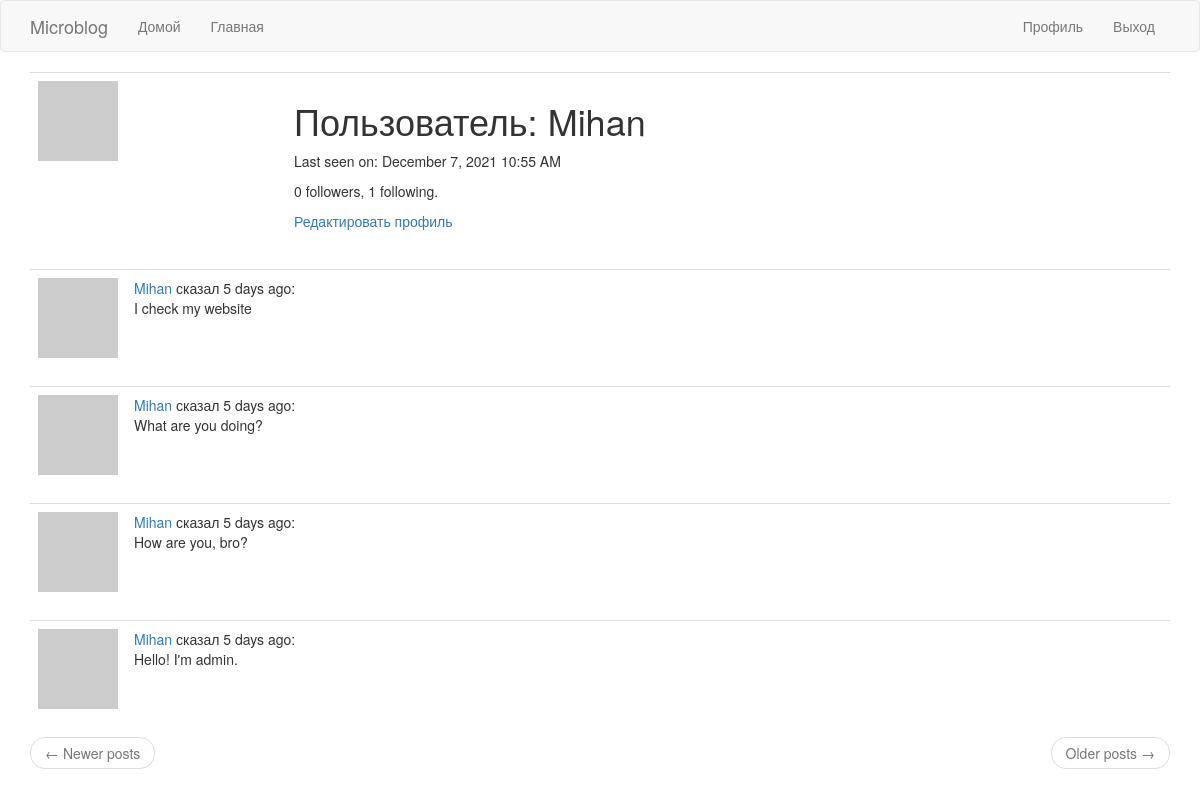
Before: /user/Mihan (signed in) with the older database file.
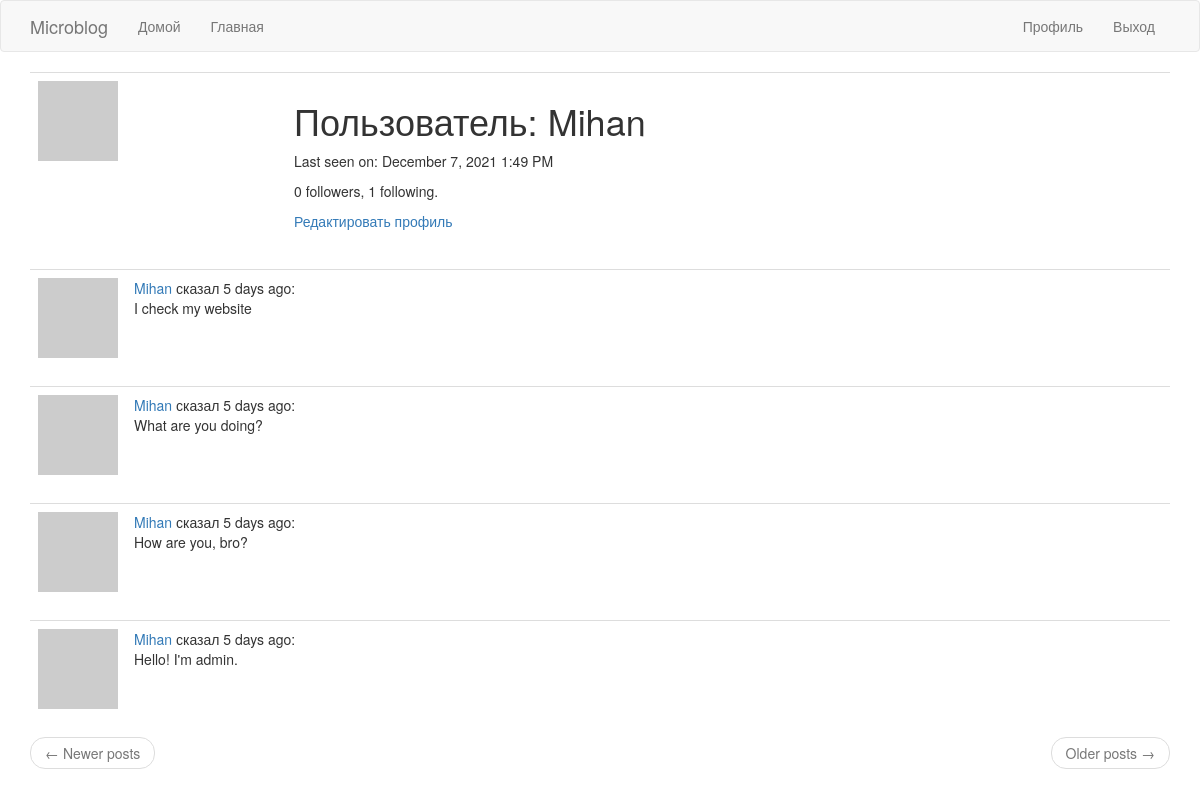
After: the same page with the newer database file.
### app/models.py (models this page shows, shortened)
class User(UserMixin, db.Model):  # таблица пользователей в БД
    id = db.Column(db.Integer, primary_key=True)
    username = db.Column(db.String(64), index=True, unique=True)
    email = db.Column(db.String(120), index=True, unique=True)
    password_hash = db.Column(db.String(128))
    posts = db.relationship('Post', backref='author', lazy='dynamic')
    about_me = db.Column(db.String(140))
    last_seen = db.Column(db.DateTime, default=datetime.utcnow)
    followed = db.relationship(
        'User', secondary=followers,  # secondary - таблица конфигураций
        primaryjoin=(followers.c.follower_id == id),  # условие связывающее с левой стороны(follower)
        secondaryjoin=(followers.c.followed_id == id),  # условие связывающее с правой стороны(followed)
        backref=db.backref('followers', lazy='dynamic'), lazy='dynamic'
    )
    def avatar(self, size):  # изображение аватара
        digest = md5(self.email.lower().encode(
            'utf-8')).hexdigest()  # конвертирование почты в нижний регистр, далее в 16-ю строку
        return 'https://www.gravatar.com/avatar/{}?d=identicon&s={}'.format(digest, size)

class Post(db.Model):  # таблица постов в БД
    id = db.Column(db.Integer, primary_key=True)
    body = db.Column(db.String(140))
    timestamp = db.Column(db.DateTime, index=True, default=datetime.utcnow)
    user_id = db.Column(db.Integer, db.ForeignKey('user.id'))

### app/main/routes.py (the view)
@bp.route('/user/<username>')  # username динамический компонент
@login_required  # только для зарегистрированных пользователей
def user(username):  # логика страницы пользователя
    user = User.query.filter_by(username=username).first_or_404()  # загрузка пользователя\выдача ошибки 404
    page = request.args.get('page', 1, type=int)  # логика страниц
    posts = user.posts.order_by(Post.timestamp.desc()).paginate(  # отображение постов
        page, current_app.config['POSTS_PER_PAGE'], False)
    next_url = url_for('main.user', username=user.username, page=posts.next_num) \
        if posts.has_next else None
    prev_url = url_for('main.user', username=user.username, page=posts.prev_num) \
        if posts.has_prev else None
    return render_template('user.html', user=user, posts=posts.items,
                           next_url=next_url, prev_url=prev_url)

### app/main/routes.py (called while the page is built)
@bp.before_request  # последняя активность пользователя
def before_request():  # логика последней активности пользователя
    if current_user.is_authenticated:  # проверка на авторизацию
        current_user.last_seen = datetime.utcnow()
        db.session.commit()

### app/models.py (called while the page is built)
@login.user_loader  # регистрирование пользовательского загрузчика
def load_user(id):
    return User.query.get(int(id))

### app/templates/user.html (shortened to what this page needs)
{% extends "base.html" %}
{% block app_content %}
    <table class="table table-hover">
        <tr>
            <td width="256px"><img src="{{ user.avatar(256) }}"></td>
            <td>
                <h1>Пользователь: {{ user.username }}</h1>
                {% if user.last_seen %}<p>Last seen on: {{ moment(user.last_seen).format('LLL') }}</p>{% endif %}
                <p>{{ user.followers.count() }} followers, {{ user.followed.count() }} following.</p>
                {% if user == current_user %}
                <p><a href="{{ url_for('main.edit_profile') }}">Редактировать профиль</a></p>
                {% endif %}
            </td>
        </tr>
    </table>
    {% for post in posts %}
        {% include '_post.html' %}
    {% endfor %}
    <nav aria-label="...">
        <ul class="pager">
            <li class="previous{% if not prev_url %} disabled{% endif %}">
                <a href="{{ prev_url or '#' }}">
                    <span aria-hidden="true">&larr;</span> Newer posts
                </a>
            </li>
            <li class="next{% if not next_url %} disabled{% endif %}">
                <a href="{{ next_url or '#' }}">
                    Older posts <span aria-hidden="true">&rarr;</span>
                </a>
            </li>
        </ul>
    </nav>
{% endblock %}

### app/templates/base.html (shortened to what this page needs)
{% extends 'bootstrap/base.html' %}
{% block navbar %}
    <nav class="navbar navbar-default">
        <div class="container">
            <div class="navbar-header">
                <a class="navbar-brand" href="{{ url_for('main.index') }}">Microblog</a>
            </div>
            <div class="collapse navbar-collapse" id="bs-example-navbar-collapse-1">
                <ul class="nav navbar-nav">
                    <li><a href="{{ url_for('main.index') }}">Домой</a></li>
                    <li><a href="{{ url_for('main.explore') }}">Главная</a></li>
                </ul>
                <ul class="nav navbar-nav navbar-right">
                    {% if current_user.is_anonymous %}
                    <li><a href="{{ url_for('auth.login') }}">Вход</a></li>
                    {% else %}
                    <li><a href="{{ url_for('main.user', username=current_user.username) }}">Профиль</a></li>
                    <li><a href="{{ url_for('auth.logout') }}">Выход</a></li>
                    {% endif %}
                </ul>
            </div>
        </div>
    </nav>
{% endblock %}
{% block content %}
    <div class="container">
        {% block app_content %}{% endblock %}
    </div>
{% endblock %}

### app/templates/_post.html
<table class="table table-hover">
  <tr valign="top">
      <td width="70px">
          <a href="{{ url_for('main.user', username=post.author.username) }}">
              <img src="{{ post.author.avatar(36) }}">
          </a>
      </td>
      <td>
          <a href="{{ url_for('main.user', username=post.author.username) }}">
              {{ post.author.username }}
          </a>
          сказал {{ moment(post.timestamp).fromNow() }}:
          <br>
          {{ post.body }}
      </td>
  </tr>
</table>

Changed rows visible on the page:
changed User "Mihan": last_seen "December 7, 2021 10:55 AM" → "December 7, 2021 1:49 PM"
